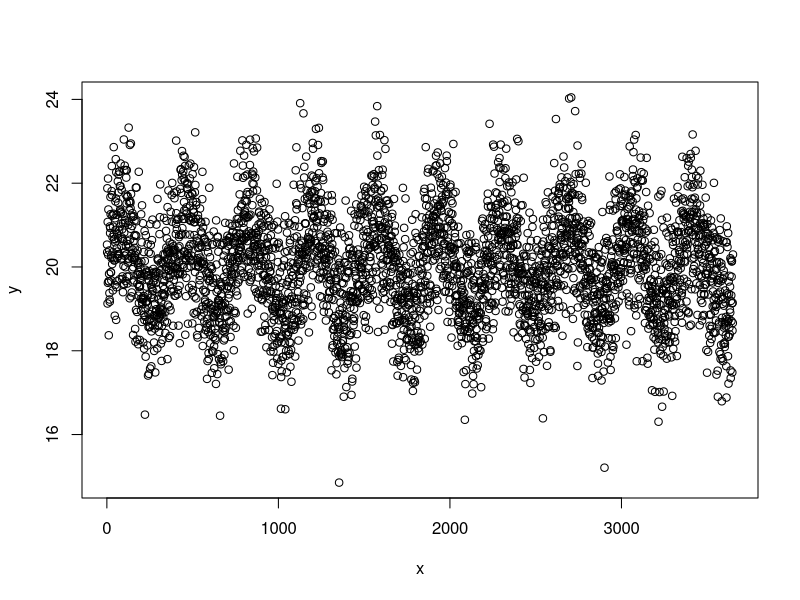
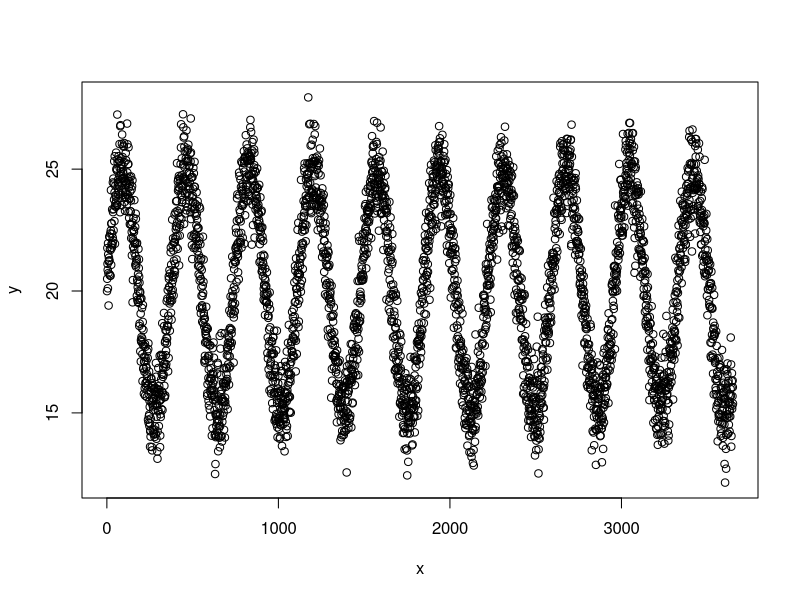

Write R code to recreate these figures, in order. (Note: this script raises an error after producing the figures.)


#### TEMPERATURE ####
tmpdf_const <- data.frame(x = 1:10000, y = 20)
tmpdf_1 <- data.frame(x = 1:10000, y = 1*sin(((1:10000) - 0)*(.017))+20)
tmpdf_5 <- data.frame(x = 1:10000, y = 5*sin(((1:10000) - 0)*(.017))+20)

tmpdf_1_stoch <- data.frame(x = 1:10000, y = abs(rnorm(10000, 1*sin(((1:10000) - 0)*(.017))+20, 1)))
plot(tmpdf_1_stoch[1:3650,])

tmpdf_5_stoch <- data.frame(x = 1:10000, y = abs(rnorm(10000, 5*sin(((1:10000) - 0)*(.017))+20, 1)))
plot(tmpdf_5_stoch[1:3650,])

#### LIGHT ####
lmu <- sample(200:300, 10000, replace = TRUE)
lmu2 <- sample(25:50, 10000, replace = TRUE)
lgtdf <- data.frame(x = 1:10000, y = abs(rnorm(10000, lmu2*sin(((1:10000) - 0)*(.017))+lmu, 10)))

lgtdf_const_low <- data.frame(x = 1:10000, y = 150)
lgtdf_const_hi <- data.frame(x = 1:10000, y = 250)
yr1 <- (1:720 + ymd("2020-01-01"))
lgtdf_40 <- data.frame(x = 1:10000, y = 40*sin(((1:10000) - 0)*(.013))+200)
plot(lgtdf_40[1:720,2] ~ yr1)
lgtdf_60 <- data.frame(x = 1:10000, y = 60*sin(((1:10000) - 0)*(.013))+200)
plot(lgtdf_60[1:3650,])

lgtdf_40_stoch <- data.frame(x = 1:10000, 
                            y = abs(rnorm(10000, 40*sin(((1:10000) - 0)*(.017))+200, 10)))
plot(lgtdf_40_stoch[1:3650,])
lgtdf_60_stoch <- data.frame(x = 1:10000, 
                            y = abs(rnorm(10000, 60*sin(((1:10000) - 0)*(.017))+200, 10)))
plot(lgtdf_60_stoch[1:3650,])

#### NUTRIENTS ####
nmu <- (runif(10000, 0.5, 2))
ndf <- data.frame(x = 1:10000, 
                  y = runif(10000,0,1)*abs(rnorm(10000, sin(((1:10000) - 0)*(.017))+nmu, 0.25)))

plot(ndf[1:3650,])

ndf_const_low <- data.frame(x = 1:10000, y = 0.5)
ndf_const_hi <- data.frame(x = 1:10000, y = 2.5)


ndf_1 <- data.frame(x = 1:10000, y = 1+(1*sin(((1:10000) - 0)*(.017))))
plot(ndf_1[1:365,])
ndf_2 <- data.frame(x = 1:10000, y = abs(2*sin(((1:10000) - 0)*(.017))+sin(((1:10000) - 0)*(.017*2))))
plot(ndf_2[1:365,])
